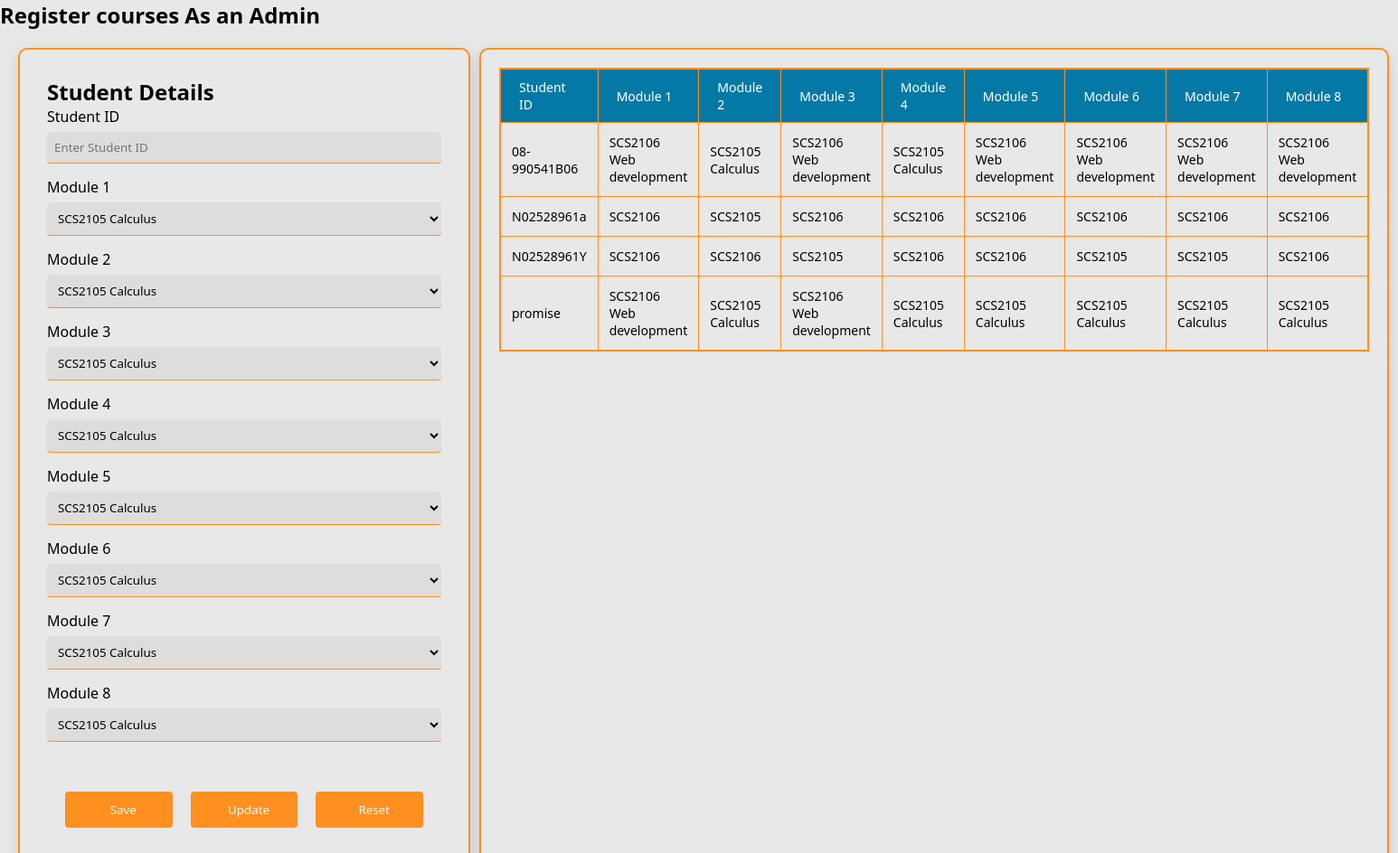
Before: /Register-Form-Admin.php with the older database file.
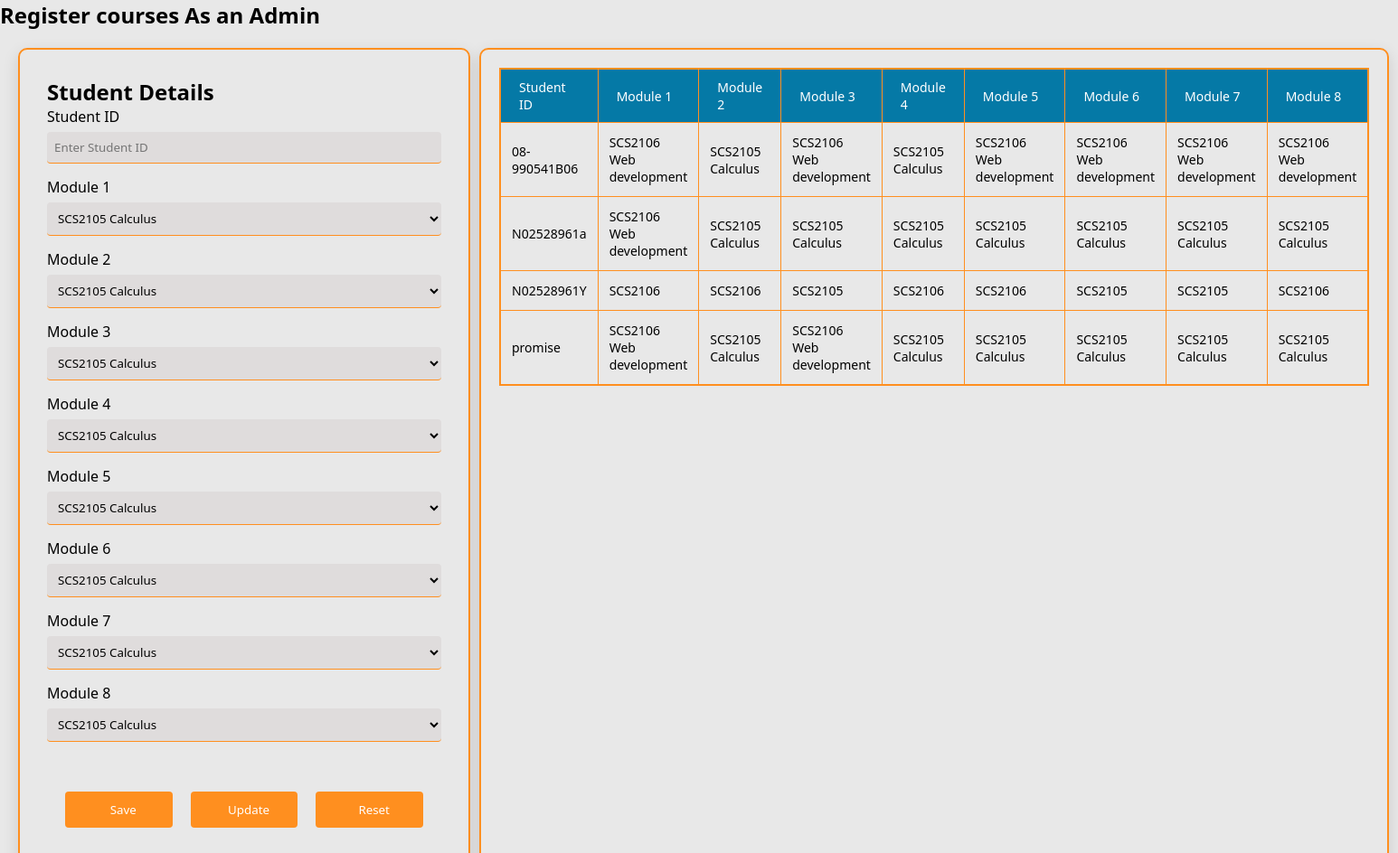
After: the same page with the newer database file.
### tables this page shows
CREATE TABLE `tblregister` (
  `student_id` varchar(255) NOT NULL,
  `module_1` varchar(255) NOT NULL,
  `module_2` varchar(255) NOT NULL,
  `module_3` varchar(255) NOT NULL,
  `module_4` varchar(255) NOT NULL,
  `module_5` varchar(255) NOT NULL,
  `module_6` varchar(255) NOT NULL,
  `module_7` varchar(255) NOT NULL,
  `module_8` varchar(255) NOT NULL
);

### Register-Form-Admin.php (the view, shortened to what this page needs)
<!DOCTYPE html>
<html lang="en">
<head>
    <link rel="stylesheet" href="LecturerForm.css">
    <link rel="stylesheet" href="global.css">
    <link rel="stylesheet" href="forms.css">
</head>
<body>
<div id="lecturer-form-container">
    <nav id="top-heading">
        <h2>
            Register courses As an Admin<i class="fa fa-envelope"></i>
        </h2>
    </nav>
    <div id="students-details-container">
        <div id="students-input-container">
            <h2>
                <i class="fa fa-file-text"></i> Student Details
            </h2>
            <form method="POST" action="">
                <section id="student-field-container">
                    <label for="student-id">Student ID</label>
                    <input type="text" id="student-id" name="student_id" placeholder="Enter Student ID">
                </section>
                <section id="student-field-container">
                    <label for="course_code">Module 1</label>
                    <select id="course_code" name="module1" placeholder="Enter course code">
                        <?php
                            require "config/config.php";
                            $sql = "SELECT course_code, course_name FROM tblmodules";
                            $result = mysqli_query($conn, $sql);
                            while($row = mysqli_fetch_assoc($result)) {
                                echo "<option value='" . $row['course_code'] . " " . $row['course_name'] . "'>" . $row['course_code'] . " " . $row['course_name'] . "</option>";
                            }
                        ?>
                    </select>
                </section>
                <section id="student-field-container">
                    <label for="course_code">Module 2</label>
                    <select id="course_code" name="module2" placeholder="Enter course code">
                        <?php
                            require "config/config.php";
                            $sql = "SELECT course_code, course_name FROM tblmodules";
                            $result = mysqli_query($conn, $sql);
                            while($row = mysqli_fetch_assoc($result)) {
                                echo "<option value='" . $row['course_code'] . " " . $row['course_name'] . "'>" . $row['course_code'] . " " . $row['course_name'] . "</option>";
                            }
                        ?>
                    </select>
                </section>
                <section id="student-field-container">
                    <label for="course_code">Module 3</label>
                    <select id="course_code" name="module3" placeholder="Enter course code">
                        <?php
                            require "config/config.php";
                            $sql = "SELECT course_code, course_name FROM tblmodules";
                            $result = mysqli_query($conn, $sql);
                            while($row = mysqli_fetch_assoc($result)) {
                                echo "<option value='" . $row['course_code'] . " " . $row['course_name'] . "'>" . $row['course_code'] . " " . $row['course_name'] . "</option>";
                            }
                        ?>
                    </select>
                </section>
                <section id="student-field-container">
                    <label for="course_code">Module 4</label>
                    <select id="course_code" name="module4" placeholder="Enter course code">
                        <?php
                            require "config/config.php";
                            $sql = "SELECT course_code, course_name FROM tblmodules";
                            $result = mysqli_query($conn, $sql);
                            while($row = mysqli_fetch_assoc($result)) {
                                echo "<option value='" . $row['course_code'] . " " . $row['course_name'] . "'>" . $row['course_code'] . " " . $row['course_name'] . "</option>";
                            }
                        ?>
                    </select>
                </section>
                <section id="student-field-container">
                    <label for="course_code">Module 5</label>
                    <select id="course_code" name="module5" placeholder="Enter course code">
                        <?php
                            require "config/config.php";
                            $sql = "SELECT course_code, course_name FROM tblmodules";
                            $result = mysqli_query($conn, $sql);
                            while($row = mysqli_fetch_assoc($result)) {
                                echo "<option value='" . $row['course_code'] . " " . $row['course_name'] . "'>" . $row['course_code'] . " " . $row['course_name'] . "</option>";
                            }
                        ?>
                    </select>
                </section>
                <section id="student-field-container">
                    <label for="course_code">Module 6</label>
                    <select id="course_code" name="module6" placeholder="Enter course code">
                        <?php
                            require "config/config.php";
                            $sql = "SELECT course_code, course_name FROM tblmodules";
                            $result = mysqli_query($conn, $sql);
                            while($row = mysqli_fetch_assoc($result)) {
                                echo "<option value='" . $row['course_code'] . " " . $row['course_name'] . "'>" . $row['course_code'] . " " . $row['course_name'] . "</option>";
                            }
                        ?>
                    </select>
                </section>
                <section id="student-field-container">
                    <label for="course_code">Module 7</label>
                    <select id="course_code" name="module7" placeholder="Enter course code">
                        <?php
                            require "config/config.php";
                            $sql = "SELECT course_code, course_name FROM tblmodules";
                            $result = mysqli_query($conn, $sql);
                            while($row = mysqli_fetch_assoc($result)) {
                                echo "<option value='" . $row['course_code'] . " " . $row['course_name'] . "'>" . $row['course_code'] . " " . $row['course_name'] . "</option>";
                            }
                        ?>
                    </select>
                </section>
                <section id="student-field-container">
                    <label for="course_code">Module 8</label>
                    <select id="course_code" name="module8" placeholder="Enter course code">
                        <?php
                            require "config/config.php";
                            $sql = "SELECT course_code, course_name FROM tblmodules";
                            $result = mysqli_query($conn, $sql);
                            while($row = mysqli_fetch_assoc($result)) {
                                echo "<option value='" . $row['course_code'] . " " . $row['course_name'] . "'>" . $row['course_code'] . " " . $row['course_name'] . "</option>";
                            }
                        ?>
                    </select>
                </section>
                <div id="lecturer-btn-container">
                    <button name="mark-save-btn"><i class="fa fa-save" ></i> Save</button>
                    <button name="btn-update"><i class="fa fa-edit"></i> Update</button>
                    <button name="btn-reset"><i class="fa fa-undo"></i> Reset</button>
                </div>
            </form>
        </div>
        <div id="students-info-container">
            <div id="student-table-container">
                 <?php
    require "config/config.php";
        echo "<table>";
                echo "<thead>";
                    echo "<tr>";
                        echo "<th>Student ID</th>";
                        echo "<th>Module 1</th>";
                        echo "<th>Module 2</th>";
                        echo "<th>Module 3</th>";
                        echo "<th>Module 4</th>";
                        echo "<th>Module 5</th>";
                        echo "<th>Module 6</th>";
                        echo "<th>Module 7</th>";
                        echo "<th>Module 8</th>";
                    echo "</tr>";
                echo "</thead>";
                echo "<tbody>";
                    $sql2 = "SELECT * FROM tblregister";
                    $result = mysqli_query($conn, $sql2);
                    while($row = mysqli_fetch_assoc($result)) {
                        echo "<tr>";
                            echo "<td>" . $row["student_id"] . "</td>";
                            echo "<td>" . $row["module_1"] . "</td>";
                            echo "<td>" . $row["module_2"] . "</td>";
                            echo "<td>" . $row["module_3"] . "</td>";
                            echo "<td>" . $row["module_4"] . "</td>";
                            echo "<td>" . $row["module_5"] . "</td>";
                            echo "<td>" . $row["module_6"] . "</td>";
                            echo "<td>" . $row["module_7"] . "</td>";
                            echo "<td>" . $row["module_8"] . "</td>";
                        echo "</tr>";
                    }
                echo "</tbody>";
            echo "</table>";
    ?>
            </div>
        </div>
    </div>
</div>
</body>
</html>

### LecturerForm.css (style rules this page uses)
* { padding: 0; margin:0; box-sizing: border-box; font-family: system-ui, -apple-system, BlinkMacSystemFont, 'Segoe UI', Roboto, Oxygen, Ubuntu, Cantarell, 'Open Sans', 'Helvetica Neue', sans-serif; }
#lecturer-form-container { height: auto; width: 100%; background: var(--dark-theme-background); color: var(--dark-theme-text); }
#lecturer-btn-container { width: 100%; display: flex; justify-content: center; align-items: center; padding: 20px; gap: 20px; margin-top: 20px; }
#lecturer-btn-container button { background: var(--primary-color); width: 200px; height: 40px; display: flex; justify-content: center; align-items: center; gap:10px; border: none; cursor: pointer; transition: all 0.3s; font-weight: 500; color: white; }
#students-details-container { width: 100%; display: grid; grid-template-columns: 1fr 4fr; gap: 10px; padding: 20px; }
#students-input-container { background: var(--dark-theme-back); padding:30px; border-radius: 10px; display: flex; flex-direction: column; border: 2px solid var(--primary-color); width: 500px; box-shadow: var(--mybox-shadow); }
#students-input-container form { display: flex; flex-direction: column; gap: 15px; }
#students-details-container input , #students-details-container select { background: var(--dark-theme-back-textbox); }
#student-field-container { display: flex; flex-direction: column; gap: 6px; }
#students-info-container { background: var(--dark-theme-back); padding:20px; border-radius: 10px; display: flex; flex-direction: column; border: 2px solid var(--primary-color); gap: 20px; box-shadow: var(--mybox-shadow); }
#student-table-container { overflow-y: auto; max-height: 550px; width: 100%; }
#student-table-container table { width: 100%; }
table thead { position: sticky; top: 0px; }
table tbody tr { transition: all 0.3s; }

### global.css (style rules this page uses)
:root { --primary-color: #ff8f1f; --secondary-color: #ffa11d; --blue-color: rgb(5, 121, 166); --light-theme-background: white; --light-theme-text: rgb(63, 63, 63); --light-theme-back: rgb(216, 216, 216); --dark-theme-background: rgb(232, 232, 232); --dark-theme-text: rgb(0, 0, 0); --dark-theme-text-2: rgb(0, 0, 0); --dark-theme-text-btn: rgb(255, 255, 255); --dark-theme-back: rgb(232, 232, 232); --dark-theme-hover-color: rgb(201, 201, 201); --dark-theme-student-dashboard-background: rgb(150, 150, 150); --dark-theme-back-textbox: rgb(223, 220, 220); --table-thead: #ffa74f; --mybox-shadow: 0 6px 18px rgba(0, 0, 0, 0.12); }
* { padding: 0; margin: 0; box-sizing: border-box; font-family: system-ui, -apple-system, BlinkMacSystemFont, 'Segoe UI', Roboto, Oxygen, Ubuntu, Cantarell, 'Open Sans', 'Helvetica Neue', sans-serif; }

Changed rows visible on the page:
changed tblregister "N02528961a": module_1 "SCS2106" → "SCS2106 Web development"; module_2 "SCS2105" → "SCS2105 Calculus"; module_3 "SCS2106" → "SCS2105 Calculus"; module_4 "SCS2106" → "SCS2105 Calculus"; module_5 "SCS2106" → "SCS2105 Calculus"; module_6 "SCS2106" → "SCS2105 Calculus"; module_7 "SCS2106" → "SCS2105 Calculus"; module_8 "SCS2106" → "SCS2105 Calculus"
